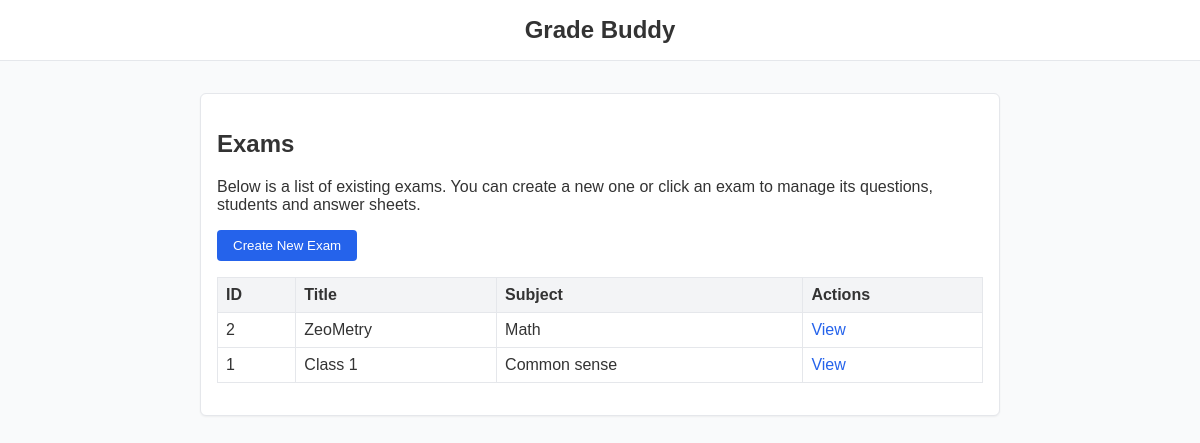
The page / on the database its author committed.
### tables this page shows
CREATE TABLE exams (
            id INTEGER PRIMARY KEY AUTOINCREMENT,
            title TEXT NOT NULL,
            subject TEXT NOT NULL,
            instructions TEXT
        );

### src/controllers/routers.py (the view)
@router.get("/")
async def index(request: Request):
    conn = get_db_connection()
    cur = conn.cursor()
    cur.execute("SELECT id, title, subject FROM exams ORDER BY id DESC")
    exams = cur.fetchall()
    conn.close()
    return templates.TemplateResponse(
        "index.html",
        {"request": request, "exams": exams},
    )

### templates/index.html (shortened to what this page needs)
{% extends "base.html" %}
{% block content %}
<header>
  Grade Buddy
</header>
<main>
  <div class="card">
    <h2>Exams</h2>
    <p>Below is a list of existing exams.  You can create a new one or
       click an exam to manage its questions, students and answer sheets.</p>
    <p><a href="/exams/new"><button>Create New Exam</button></a></p>
    {% if exams %}
    <table>
      <thead>
        <tr><th>ID</th><th>Title</th><th>Subject</th><th>Actions</th></tr>
      </thead>
      <tbody>
        {% for exam in exams %}
        <tr>
          <td>{{ exam.id }}</td>
          <td>{{ exam.title }}</td>
          <td>{{ exam.subject }}</td>
          <td><a href="/exams/{{ exam.id }}">View</a></td>
        </tr>
        {% endfor %}
      </tbody>
    </table>
    {% else %}
    <p>No exams have been created yet.</p>
    {% endif %}
  </div>
</main>
{% endblock %}

### static/style.css (style rules this page uses)
body { font-family: sans-serif; margin: 0; padding: 0; background-color: #f9fafb; color: #333; }
header { background-color: #ffffff; border-bottom: 1px solid #e5e7eb; padding: 1rem; text-align: center; font-size: 1.5rem; font-weight: 600; }
main { max-width: 800px; margin: 2rem auto; padding: 0 1rem; }
table { width: 100%; border-collapse: collapse; margin-bottom: 1rem; }
th, td { padding: 0.5rem; border: 1px solid #e5e7eb; text-align: left; }
th { background-color: #f3f4f6; }
input[type="submit"], button { background-color: #2563eb; color: #ffffff; padding: 0.5rem 1rem; border: none; border-radius: 4px; cursor: pointer; }
a { color: #2563eb; text-decoration: none; }
.card { background-color: #ffffff; border: 1px solid #e5e7eb; border-radius: 6px; padding: 1rem; margin-bottom: 1rem; box-shadow: 0 1px 2px rgba(0, 0, 0, 0.05); }

### rows shown on the page
exams: id "2", title "ZeoMetry", subject "Math"
exams: id "1", title "Class 1", subject "Common sense"
